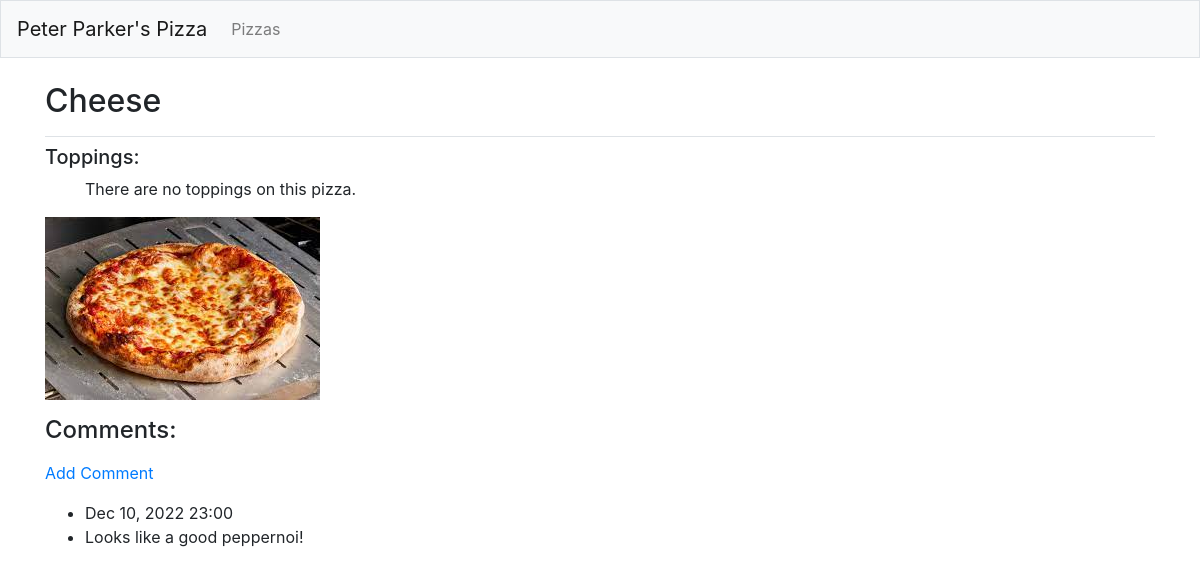
Page /pizzas/4/ on the earlier database version.
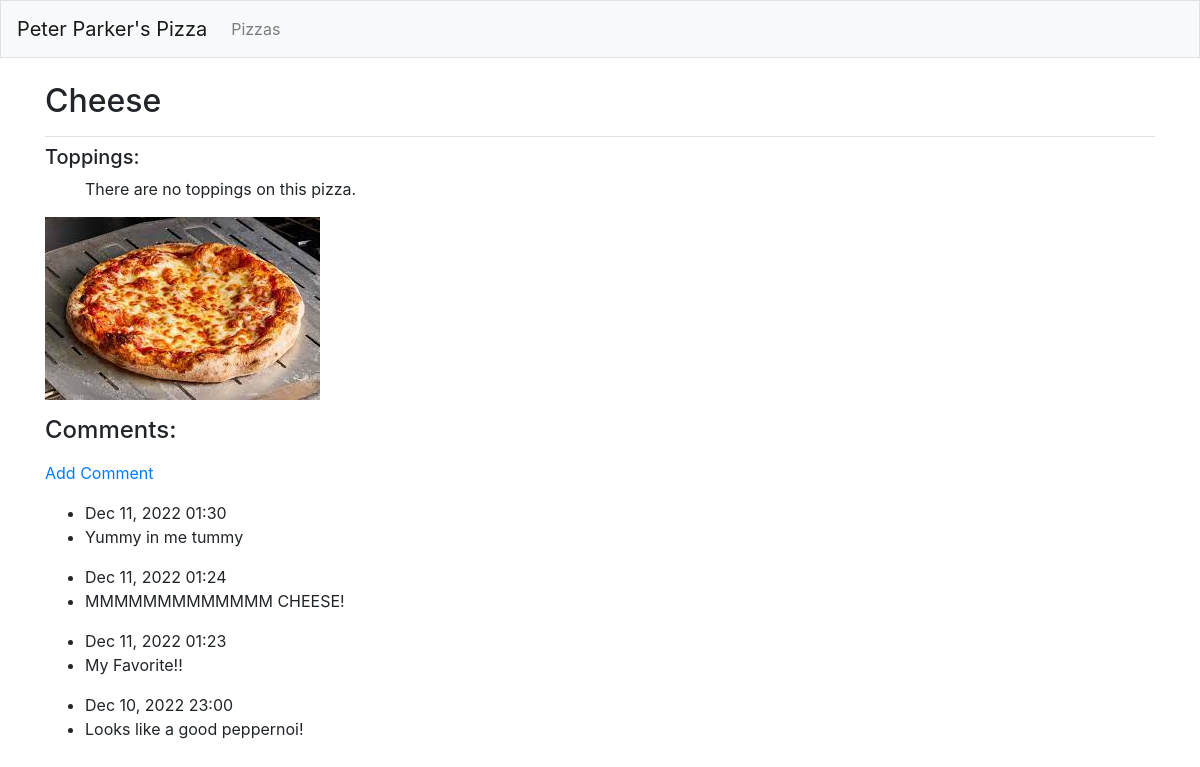
Same page on the later database version.
### pizzas/models.py (models this page shows, shortened)
class Comment(models.Model):
    pizza = models.ForeignKey(Pizza, on_delete=models.CASCADE)
    comment_text = models.CharField(max_length=200)
    date_added = models.DateTimeField(auto_now_add=True)

### pizzas/views.py (the view)
# urls.py: path('pizzas/<int:pizza_id>/',views.pizza,name='pizza'),
def pizza(request,pizza_id):
    p = Pizza.objects.get(id=pizza_id)
    toppings = Topping.objects.filter(pizza=p)
    comments = Comment.objects.order_by('-date_added')
    image = Pizza.image
    context = {'pizza':p,'toppings':toppings,'comments':comments,'image':image}
    return render(request, 'pizzas/pizza.html', context)

### pizzas/models.py (called while the page is built)
    def __str__(self):
        return self.pizza_name

### pizzas/templates/pizzas/pizza.html
{% extends 'pizzas/base.html' %}
{% block page_header %}
<h2>{{ pizza }}</h2>
{% endblock page_header %}
{% block content %}
<h5>Toppings:</h5>
<ul>
    {% for t in toppings %}
        <li>
            {{ t.topping_name }}
        </li>
    {% empty %}
    <p> There are no toppings on this pizza.</p>
    {% endfor %}
</ul>
<p>
    <img src="{{ pizza.image.url }}">
</p>
<h4><p>Comments:</p></h4>
<p><a href="{% url 'pizzas:comment' pizza.id %}">Add Comment</a></p>
<ul>
    {% for c in comments %}
        <li>{{ c.date_added|date:'M d, Y H:i'}}</li>
        <li>{{ c.comment_text|linebreaks }}</li>
    {% empty %}
    <p>There are no comments yet. Tell us what you think by adding a comment!</p>
    {% endfor %}
</ul>
{% endblock content %}

Differences in the rows shown:
added Comment: date_added "Dec 11, 2022 01:30", comment_text "Yummy in me tummy"
added Comment: date_added "Dec 11, 2022 01:24", comment_text "MMMMMMMMMMMMM CHEESE!"
added Comment: date_added "Dec 11, 2022 01:23", comment_text "My Favorite!!"
